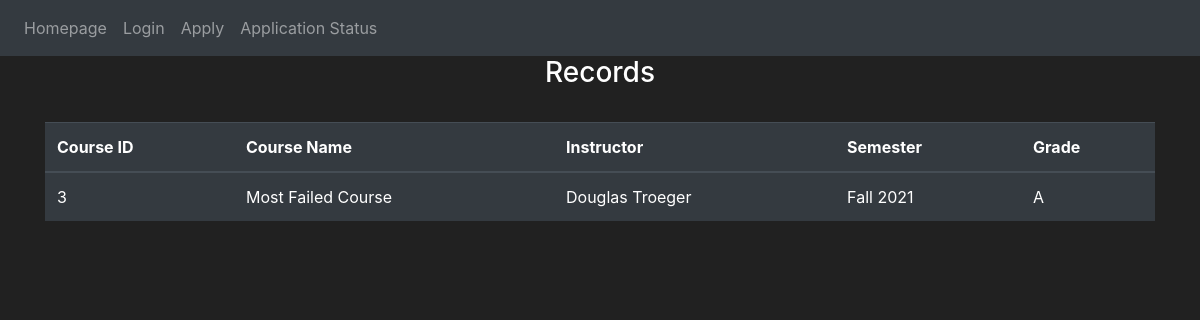
Page /records on the committed database.
### website/models.py (models this page shows)
class UserCourse(db.Model):
    __tablename__ = 'usercourses'
    id = db.Column(db.Integer, primary_key=True)
    name = db.Column(db.String(400))
    course_id = db.Column(db.String(400))
    instructor = db.Column(db.String(400))
    grade = db.Column(db.String(10))
    semester = db.Column(db.String(400))

### website/auth.py (the view)
@auth.route('/records', methods=['GET', 'POST'])
def records():
    if request.method == 'POST':
        pass
    else:
        userCourses = UserCourse.query.order_by(UserCourse.course_id).all()
        headings = ("Course ID", "Course Name", "Instructor", "Semester", "Grade")
        return render_template("records.html", user=current_user, table_headings=headings, data=userCourses)

### website/templates/records.html
{% extends "base.html" %} {% block title %}Records{% endblock %} {% block content
    %}
    <h3 align="center">Records</h3>
    <br>
    <form method="POST">
    <table class="table table-hover table-dark">
        <thead>
            <tr>
                {% for header in table_headings %}
                <th> {{ header }}</th>
                {% endfor %}
            </tr>
        </thead>
            <tbody>
            <tr>
                {% for courses in data %}
                <td>{{courses.course_id }}</td>
                <td>{{courses.name }}</td>
                <td>{{courses.instructor }}</td>
                <td>{{courses.semester}}</td>
                <td>{{courses.grade}}</td>
            </tr>
        {% endfor %}
        </tbody>
        </table>
    <br>
</form>
    {% endblock %}

### website/templates/base.html (style rules this page uses)
body { background-color: #212121; color: white }

### rows in the picture
UserCourse: course_id "3", name "Most Failed Course", instructor "Douglas Troeger", semester "Fall 2021", grade "A"

### other values in the picture
{{ header }} "Course ID" "Course Name" "Instructor" "Semester" "Grade"
